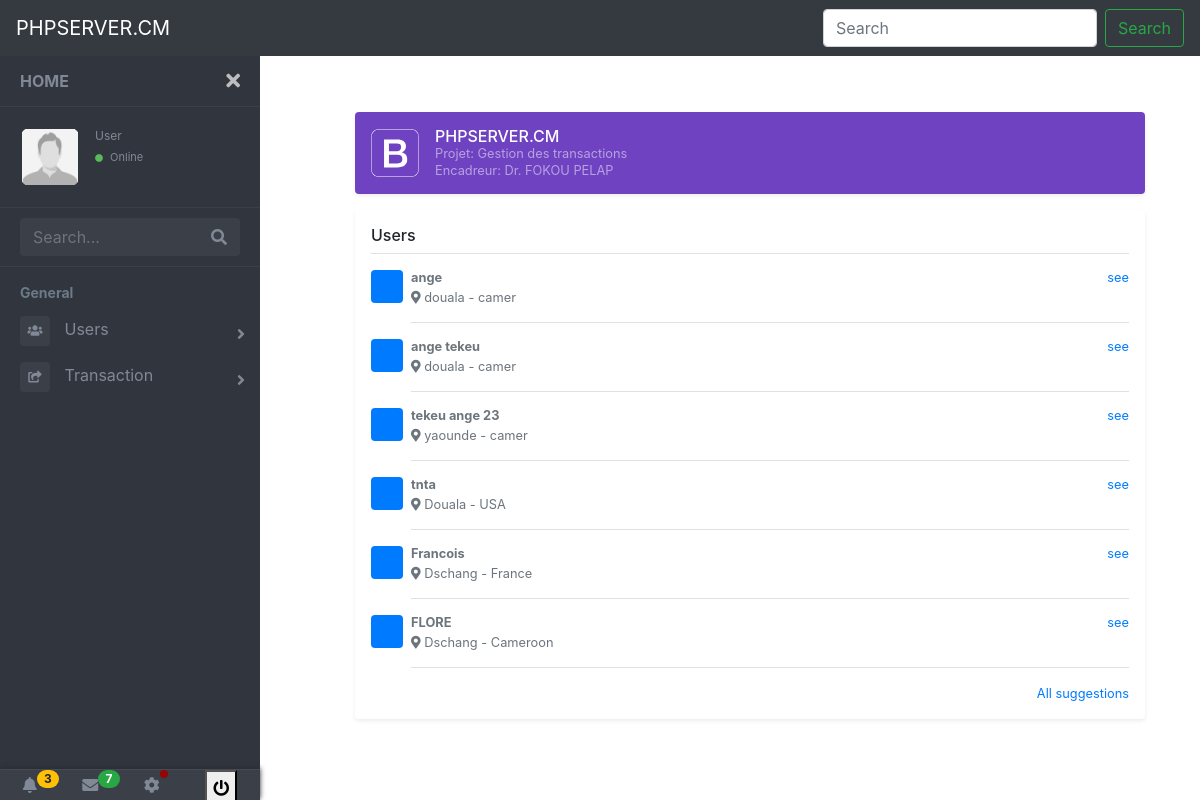
Page /pages/home.php on the committed database.
### tables this page shows
CREATE TABLE `user` (
  `id` int NOT NULL AUTO_INCREMENT,
  `nom` varchar(45) NOT NULL,
  `login` varchar(45) NOT NULL,
  `password` varchar(45) NOT NULL,
  `date_naissance` date NOT NULL,
  `ville` varchar(45) NOT NULL,
  `prenom` varchar(45) NOT NULL,
  `pays` varchar(45) NOT NULL,
  PRIMARY KEY (`id`),
  UNIQUE KEY `login_UNIQUE` (`login`)
);

### components/users.php (the view, shortened to what this page needs)
<div class="p-3 my-3 bg-white rounded shadow-sm">
  <h6 class="pb-2 mb-0 border-bottom border-gray">Users</h6>
<?php
try {
    $conn = new mysqli('localhost', 'ange', 'angetekeu', 'rsd418');
    $result = $conn->query("SELECT * FROM rsd418.user");
    while ($row = $result->fetch_assoc()) {
        ?>
            <div class="pt-3 media text-muted">
              <svg
                class="mr-2 rounded bd-placeholder-img"
                width="32"
                height="33"
                xmlns="http://www.w3.org/2000/svg"
                preserveAspectRatio="xMidYMid slice"
                focusable="false"
                role="img"
                aria-label="Placeholder: 32x32">
                <title>Placeholder</title>
                <rect width="100%" height="100%" fill="<?php echo ($row['id'] == $_SESSION['currentUser']['id']) ? '#6f42c1' : '#007bff' ?>" />
              </svg>
              <div class="pb-3 mb-0 media-body small lh-125 border-bottom border-gray">
                <div class="d-flex justify-content-between align-items-center w-100">
                  <strong class="text-gray-dark"><?php echo $row['nom']; ?></strong>
                  <a href="/transactions?<?php echo 'user=' . $row['id'] . '&nom=' . $row['nom'] . '&pays=' . $row['pays'] . '&ville=' . $row['ville']; ?>">see</a>
                </div>
                <span class="mt-1 d-inline-block"> <i class="fas fa-map-marker-alt"></i> <?php echo $row['ville'] . ' - ' . $row['pays']; ?></span>
              </div>
            </div>
<?php
}
} catch (PDOException $e) {
    $message = $e->getMessage();
}
?>
  <small class="mt-3 text-right d-block">
    <a href="#">All suggestions</a>
  </small>
</div>

### pages/home.php (shortened to what this page needs)
<!DOCTYPE html>
<html lang="en">
	<head>
		<link
			rel="stylesheet"
			href="https://maxcdn.bootstrapcdn.com/bootstrap/4.0.0/css/bootstrap.min.css"
		/>
		<link href="//maxcdn.bootstrapcdn.com/bootstrap/4.0.0/css/bootstrap.min.css" rel="stylesheet" id="bootstrap-css" />
		<link href="../assets/dist/css/bootstrap.css" rel="stylesheet" id="bootstrap-css" />
		<link href="../assets/dist/css/bootstrap.min.css" rel="stylesheet" id="bootstrap-css" />
		<link href="../assets/dist/css/bootstrap-reboot.css" rel="stylesheet" id="bootstrap-css" />
		<link href="https://use.fontawesome.com/releases/v5.0.6/css/all.css" rel="stylesheet" />
		<link rel="stylesheet" href="../assets/css/sideMenu.css" />
		<link href="../assets/dist/css/bootstrap.css" rel="stylesheet" />
		<link href="./assets/css/offcanvas.css" rel="stylesheet" />
	</head>
	<body>
		<div class="page-wrapper chiller-theme toggled">
			<?php include "components/menu-side.php";?>
			<?php include "components/menu-top.php";?>
			<main class="page-content">
				<div class="container-fluid">
					<main role="main" class="container">
              <?php include "components/title.php";?>
						<?php include "components/users.php";?>
					</main>
				</div>
			</main>
		</div>
	</body>
</html>

### components/menu-side.php (shortened to what this page needs)
<nav id="sidebar" class="sidebar-wrapper">
  <div class="sidebar-content">
    <div class="sidebar-brand">
      <a href="http://127.0.0.1">HOME</a>
      <div id="close-sidebar">
        <i class="fas fa-times"></i>
      </div>
    </div>
    <div class="sidebar-header">
      <div class="user-pic">
        <img
          class="img-responsive img-rounded"
          src="../images/user.jpg"
          alt="User picture"
        />
      </div>
      <div class="user-info">
        <span class="user-role">User</span>
        <span class="user-status">
          <i class="fa fa-circle"></i>
          <span>Online</span>
        </span>
      </div>
    </div>
    <div class="sidebar-search">
      <div>
        <div class="input-group">
          <input type="text" class="form-control search-menu" placeholder="Search..." />
          <div class="input-group-append">
            <span class="input-group-text">
              <i class="fa fa-search" aria-hidden="true"></i>
            </span>
          </div>
        </div>
      </div>
    </div>
    <div class="sidebar-menu">
      <ul>
        <li class="header-menu">
          <span>General</span>
        </li>
        <li class="sidebar-dropdown">
          <a href="/">
            <i class="fa fa-users"></i>
            <span>Users</span>
          </a>
        </li>
        <li class="sidebar-dropdown">
          <a href="/new-transaction">
            <i class="fa fa-share-square"></i>
            <span>Transaction</span>
          </a>
        </li>
      </ul>
    </div>
  </div>
  <div class="sidebar-footer">
    <a href="#">
      <i class="fa fa-bell"></i>
      <span class="badge badge-pill badge-warning notification">3</span>
    </a>
    <a href="#">
      <i class="fa fa-envelope"></i>
      <span class="badge badge-pill badge-success notification">7</span>
    </a>
    <a href="#">
      <i class="fa fa-cog"></i>
      <span class="badge-sonar"></span>
    </a>
    <a href="#">
    <form action="../functions/auth.php" method="POST">
      <button type="submit">
        <i class="fa fa-power-off"></i>
      </button>
    </form>
    </a>
  </div>
</nav>

### components/menu-top.php (shortened to what this page needs)
<nav class="navbar navbar-expand-lg fixed-top navbar-dark bg-dark">
  <a class="mr-auto navbar-brand mr-lg-0" href="#">PHPSERVER.CM</a>
  <div class="navbar-collapse offcanvas-collapse" id="navbarsExampleDefault">
    <form class="my-2 form-inline my-lg-0">
      <input class="form-control mr-sm-2" type="text" placeholder="Search" aria-label="Search" />
      <button class="my-2 btn btn-outline-success my-sm-0" type="submit">Search</button>
    </form>
  </div>
</nav>

### components/title.php
<div class="p-3 my-3 rounded shadow-sm d-flex align-items-center text-white-50 bg-purple">
  <img class="mr-3" src="./assets/brand/bootstrap-outline.svg" alt="" width="48" height="48" />
  <div class="lh-100">
    <h6 class="mb-0 text-white lh-100">PHPSERVER.CM</h6>
    <small>Projet: Gestion des transactions</small><br>
    <small>Encadreur: Dr. FOKOU PELAP</small>
  </div>
</div>

### assets/css/offcanvas.css (style rules this page uses)
html, body { overflow-x: hidden; }
body { padding-top: 56px; }
.text-white-50 { color: rgba(255, 255, 255, .5); }
.bg-purple { background-color: #6f42c1; }
.lh-100 { line-height: 1; }
.lh-125 { line-height: 1.25; }

### pages/home.php (style rules this page uses)
#sidebar { top: 3.5em; bottom: 0em; height: auto; }
.page-wrapper { height: auto; }
.bd-placeholder-img { font-size: 1.125rem; text-anchor: middle; -webkit-user-select: none; -moz-user-select: none; -ms-user-select: none; user-select: none; }

### rows in the picture
user: nom "ange", ville "douala", pays "camer"
user: nom "ange tekeu", ville "douala", pays "camer"
user: nom "tekeu ange 23", ville "yaounde", pays "camer"
user: nom "tnta", ville "Douala", pays "USA"
user: nom "Francois", ville "Dschang", pays "France"
user: nom "FLORE", ville "Dschang", pays "Cameroon"
